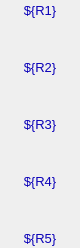
    <widget class="PyDMFrame" name="composite">
      <property name="geometry">
        <rect>
          <x>10</x>
          <y>94</y>
          <width>80</width>
          <height>248</height>
        </rect>
      </property>
      <widget class="QLabel" name="text_20">
        <property name="geometry">
          <rect>
            <x>0</x>
            <y>0</y>
            <width>80</width>
            <height>20</height>
          </rect>
        </property>
        <property name="text">
          <string>${R1}</string>
        </property>
        <property name="font" stdset="0">
          <font>
            <pointsize>10</pointsize>
          </font>
        </property>
        <property name="brush" stdset="0">
          <brush brushstyle="SolidPattern">
            <color alpha="255">
              <red>10</red>
              <green>0</green>
              <blue>184</blue>
            </color>
          </brush>
        </property>
        <property name="toolTip">
          <string>text_20</string>
        </property>
        <property name="alignment">
          <set>Qt::AlignCenter</set>
        </property>
        <property name="styleSheet">
          <string notr="true">QLabel#text_20 {
  color: rgb(10, 0, 184);
  }</string>
        </property>
      </widget>
      <widget class="QLabel" name="text_21">
        <property name="geometry">
          <rect>
            <x>0</x>
            <y>57</y>
            <width>80</width>
            <height>20</height>
          </rect>
        </property>
        <property name="text">
          <string>${R2}</string>
        </property>
        <property name="font" stdset="0">
          <font>
            <pointsize>10</pointsize>
          </font>
        </property>
        <property name="brush" stdset="0">
          <brush brushstyle="SolidPattern">
            <color alpha="255">
              <red>10</red>
              <green>0</green>
              <blue>184</blue>
            </color>
          </brush>
        </property>
        <property name="toolTip">
          <string>text_21</string>
        </property>
        <property name="alignment">
          <set>Qt::AlignCenter</set>
        </property>
        <property name="styleSheet">
          <string notr="true">QLabel#text_21 {
  color: rgb(10, 0, 184);
  }</string>
        </property>
      </widget>
      <widget class="QLabel" name="text_22">
        <property name="geometry">
          <rect>
            <x>0</x>
            <y>114</y>
            <width>80</width>
            <height>20</height>
          </rect>
        </property>
        <property name="text">
          <string>${R3}</string>
        </property>
        <property name="font" stdset="0">
          <font>
            <pointsize>10</pointsize>
          </font>
        </property>
        <property name="brush" stdset="0">
          <brush brushstyle="SolidPattern">
            <color alpha="255">
              <red>10</red>
              <green>0</green>
              <blue>184</blue>
            </color>
          </brush>
        </property>
        <property name="toolTip">
          <string>text_22</string>
        </property>
        <property name="alignment">
          <set>Qt::AlignCenter</set>
        </property>
        <property name="styleSheet">
          <string notr="true">QLabel#text_22 {
  color: rgb(10, 0, 184);
  }</string>
        </property>
      </widget>
      <widget class="QLabel" name="text_23">
        <property name="geometry">
          <rect>
            <x>0</x>
            <y>171</y>
            <width>80</width>
            <height>20</height>
          </rect>
        </property>
        <property name="text">
          <string>${R4}</string>
        </property>
        <property name="font" stdset="0">
          <font>
            <pointsize>10</pointsize>
          </font>
        </property>
        <property name="brush" stdset="0">
          <brush brushstyle="SolidPattern">
            <color alpha="255">
              <red>10</red>
              <green>0</green>
              <blue>184</blue>
            </color>
          </brush>
        </property>
        <property name="toolTip">
          <string>text_23</string>
        </property>
        <property name="alignment">
          <set>Qt::AlignCenter</set>
        </property>
        <property name="styleSheet">
          <string notr="true">QLabel#text_23 {
  color: rgb(10, 0, 184);
  }</string>
        </property>
      </widget>
      <widget class="QLabel" name="text_24">
        <property name="geometry">
          <rect>
            <x>0</x>
            <y>228</y>
            <width>80</width>
            <height>20</height>
          </rect>
        </property>
        <property name="text">
          <string>${R5}</string>
        </property>
        <property name="font" stdset="0">
          <font>
            <pointsize>10</pointsize>
          </font>
        </property>
        <property name="brush" stdset="0">
          <brush brushstyle="SolidPattern">
            <color alpha="255">
              <red>10</red>
              <green>0</green>
              <blue>184</blue>
            </color>
          </brush>
        </property>
        <property name="toolTip">
          <string>text_24</string>
        </property>
        <property name="alignment">
          <set>Qt::AlignCenter</set>
        </property>
        <property name="styleSheet">
          <string notr="true">QLabel#text_24 {
  color: rgb(10, 0, 184);
  }</string>
        </property>
      </widget>
    </widget>
